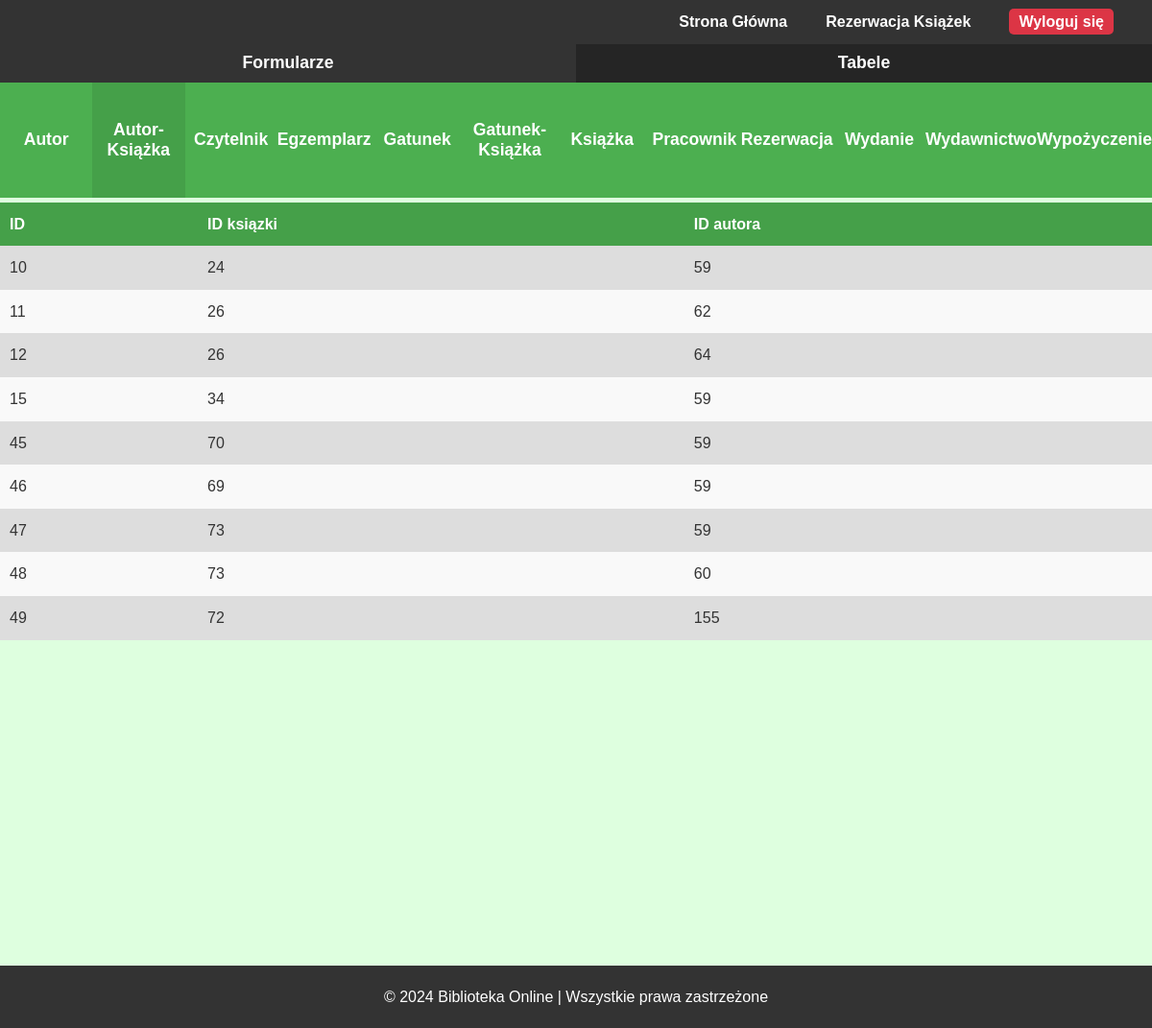
/php/admin/tabele/main_tabela.php?tabela=autor_ksiazki (signed in), run on the app's committed database.
### tables this page shows
CREATE TABLE `autor_ksiazki` (
  `ID` int(11) NOT NULL,
  `ID_ksiazki` int(11) NOT NULL,
  `ID_autora` int(11) NOT NULL
);

### php/admin/tabele/autor_ksiazki_tabela.php (the view)
<section id="tabela">
    <?php
    $sql = "SELECT * FROM autor_ksiazki";
    $result = $conn->query($sql);
    echo "<table>";
    echo "<thead>
            <tr>
                <th>ID</th>
                <th>ID ksiązki</th>
                <th>ID autora</th>
            </tr>
        </thead>";
    echo "<tbody>";
    if ($result->num_rows > 0)
    {
        while ($row = $result->fetch_assoc())
        {
            echo "<tr>
                    <td>" . $row["ID"] . "</td>
                    <td>" . $row["ID_ksiazki"] . "</td>
                    <td>" . $row["ID_autora"] . "</td>
                </tr>";
        }
    }
    else
    {
        echo "<tr>
                <td colspan='3' class='no-data'>Brak danych</td>
            </tr>";
    }
    echo "</tbody>";
    echo "</table>";
    ?>
</section>

### css/style.css (style rules this page uses)
* { margin: 0; padding: 0; box-sizing: border-box; }
body { font-family: Arial, sans-serif; line-height: 1.6; background-color: #f4f4f4; color: #333; }

### css/admin.css (style rules this page uses)
* { margin: 0; padding: 0; box-sizing: border-box; }
body { background-color: #deffdf; }
#tabela { background-color: #deffdf; height: auto; max-height: 100vh; height: 100vh; width: 100%; display: flex; justify-content: center; align-items: flex-start; box-sizing: border-box; overflow-y: scroll; direction: rtl; padding-top: 5px; }
#tabela table { border-collapse: collapse; width: 100%; max-height: 100%; overflow-y: auto; box-sizing: border-box; direction: ltr; }
#tabela table, th, td { box-sizing: border-box; }
#tabela th, td { padding: 10px; text-align: left; vertical-align: top; }
#tabela th { position: sticky; top: 0; background-color: #45a049; color: white; z-index: 2; }
#tabela tbody tr:nth-child(odd) { background-color: #ddd; }
#tabela tbody tr:nth-child(even) { background-color: #f9f9f9; }

### data on the page
autor_ksiazki: ID "10", ID_ksiazki "24", ID_autora "59"
autor_ksiazki: ID "11", ID_ksiazki "26", ID_autora "62"
autor_ksiazki: ID "12", ID_ksiazki "26", ID_autora "64"
autor_ksiazki: ID "15", ID_ksiazki "34", ID_autora "59"
autor_ksiazki: ID "45", ID_ksiazki "70", ID_autora "59"
autor_ksiazki: ID "46", ID_ksiazki "69", ID_autora "59"
autor_ksiazki: ID "47", ID_ksiazki "73", ID_autora "59"
autor_ksiazki: ID "48", ID_ksiazki "73", ID_autora "60"
autor_ksiazki: ID "49", ID_ksiazki "72", ID_autora "155"

### other printed values
$value "Autor"
$value "Autor-Książka"
$value "Czytelnik"
$value "Egzemplarz"
$value "Gatunek"
$value "Gatunek-Książka"
$value "Książka"
$value "Pracownik"
$value "Rezerwacja"
$value "Wydanie"
$value "Wydawnictwo"
$value "Wypożyczenie"
